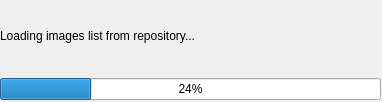
<?xml version="1.0" encoding="UTF-8"?>
<ui version="4.0">
 <class>Dialog</class>
 <widget class="QDialog" name="Dialog">
  <property name="geometry">
   <rect>
    <x>0</x>
    <y>0</y>
    <width>382</width>
    <height>102</height>
   </rect>
  </property>
  <property name="windowTitle">
   <string>Dialog</string>
  </property>
  <widget class="QWidget" name="verticalLayoutWidget">
   <property name="geometry">
    <rect>
     <x>0</x>
     <y>-1</y>
     <width>381</width>
     <height>101</height>
    </rect>
   </property>
   <layout class="QVBoxLayout" name="verticalLayout">
    <item>
     <widget class="QLabel" name="label">
      <property name="text">
       <string>Loading images list from repository...</string>
      </property>
     </widget>
    </item>
    <item>
     <widget class="QProgressBar" name="progressBar">
      <property name="value">
       <number>24</number>
      </property>
     </widget>
    </item>
   </layout>
  </widget>
  <zorder>verticalLayoutWidget</zorder>
  <zorder>label</zorder>
 </widget>
 <resources/>
 <connections/>
</ui>
